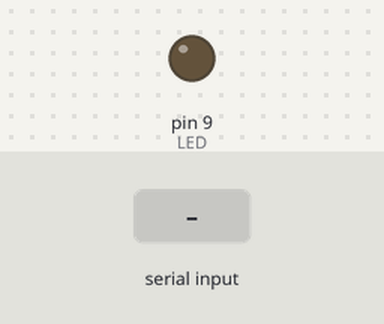
Simulated run of this sketch. Board: Arduino Uno, built with avr-gcc and run on an emulated ATmega328P. On the bench: output pins drawn as LEDs (lit = HIGH). Inputs (shaded band) come from the test bench.

Above: at 1.2 s.
1.3 s: "b" received over Serial
At 2.7 s:
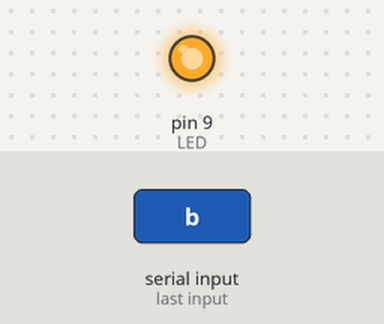
3.0 s: "a" received over Serial
At 4.0 s:
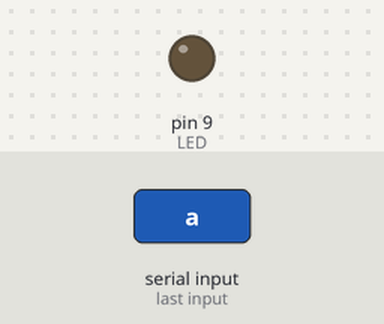
Timing chart, 0 to 6.0 s (numbered marks = the images above; inputs shaded):
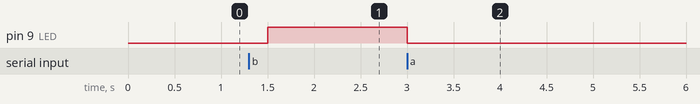

The sketch:

uart_demo.ino
```cpp
int LED = 9;
int SEN = A0;
int data = 0;
char cmd;

void setup() {
  // put your setup code here, to run once:
  Serial.begin(115200);
  pinMode(LED, OUTPUT);
}

void cmdSwitch(char cmd){
  switch(cmd){
    case 'a':
      digitalWrite(LED, LOW);
      break;
    case 'b':
      digitalWrite(LED, HIGH);
      break;
    case 'c':
      data = analogRead(SEN);
      Serial.println(data);
      break;
  }
}

void loop() {
  // put your main code here, to run repeatedly:
  if(Serial.available()>0){
    cmd = Serial.read();
    cmdSwitch(cmd);
  }
  delay(250);
}
```

Measured:
- after the input at 1.3 s, pin 9 (LED): LOW → HIGH after 0.20 s
- after the input at 3.0 s, pin 9 (LED): HIGH → LOW at once
